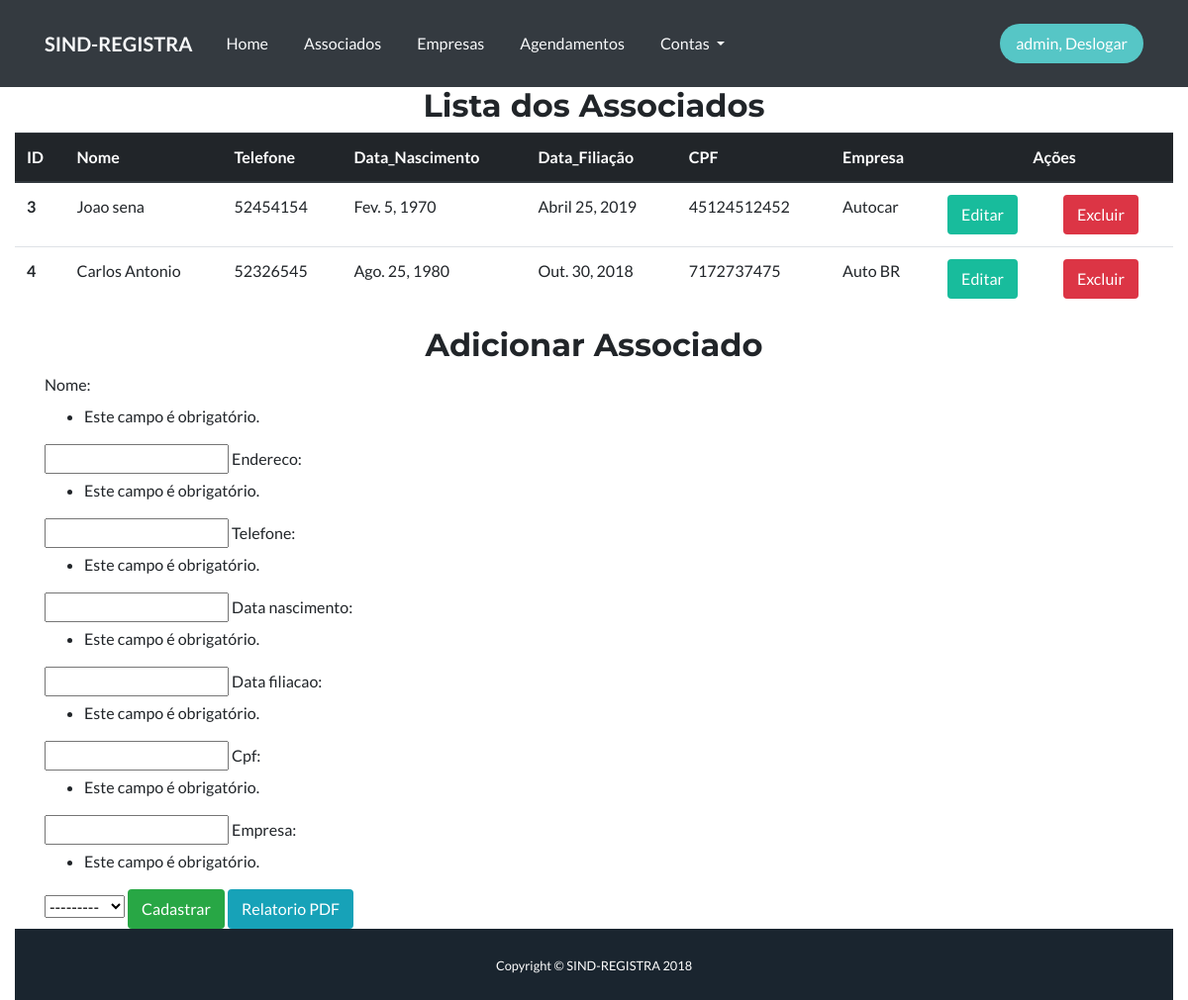
The page /associados/ (signed in) on the database as committed earlier.
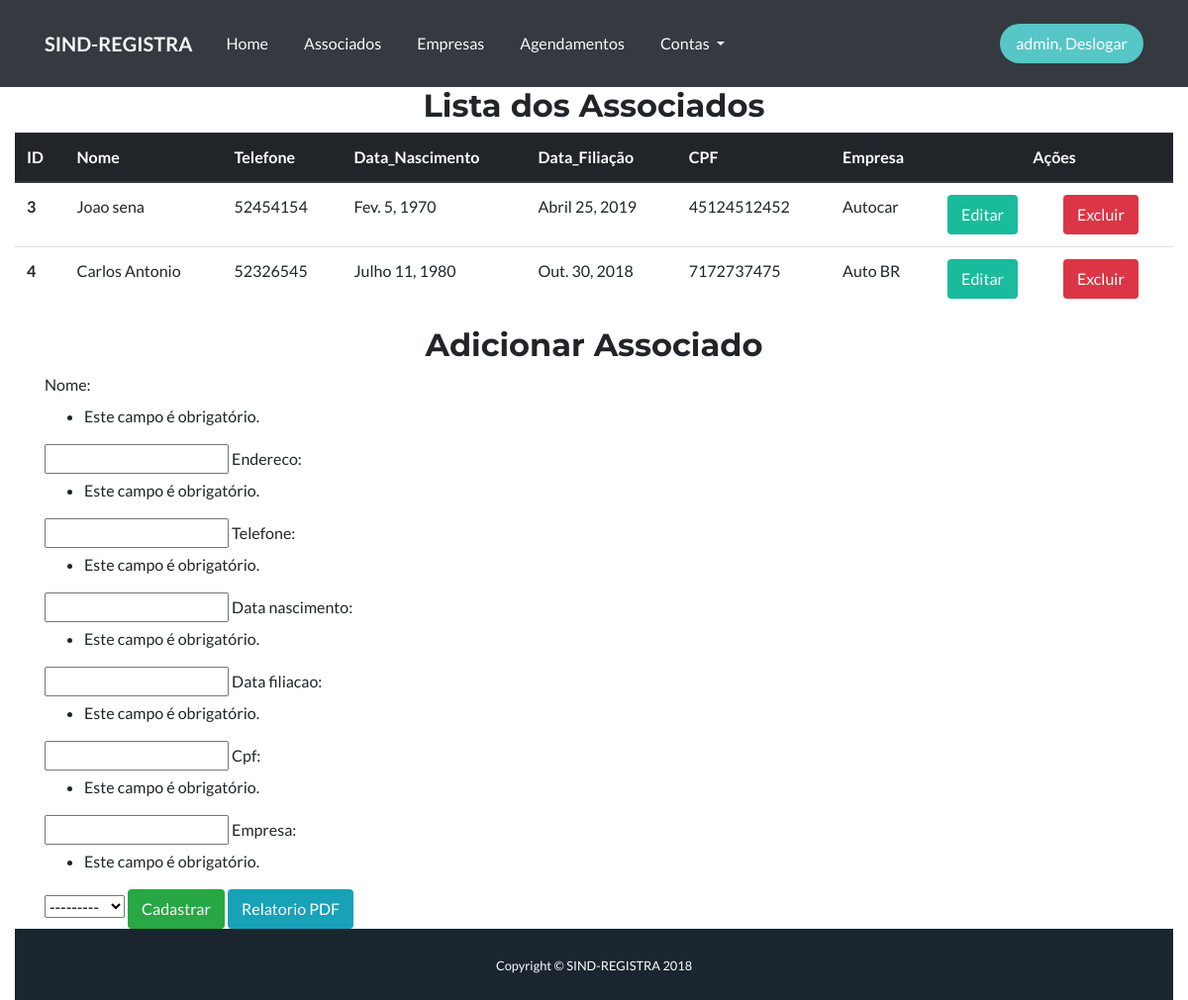
The same page on the database as committed later.
### core/models.py (models this page shows, shortened)
class Associado(models.Model):
    nome = models.CharField(max_length=100)
    endereco = models.CharField(max_length=100)
    telefone = models.CharField(max_length=12)
    data_nascimento = models.DateField()
    data_filiacao = models.DateField()
    cpf = models.CharField(max_length=15)
    empresa = models.ForeignKey(Empresa, on_delete=models.CASCADE)

class Empresa(models.Model):
    nome = models.CharField(max_length=100)
    endereco= models.CharField(max_length=100)
    telefone = models.CharField(max_length=12)
    cnpj = models.CharField(max_length=15)
    email = models.CharField(max_length=30)
    def __str__(self):
        return self.nome

### core/views.py (the view)
# urls.py: path('associados/',lista_associados, name = 'core_lista_associados'),
@login_required
def lista_associados(request):
    associados = Associado.objects.all()
    form = AssociadoForm(request.POST)
    return render(request, 'core/lista_associados.html', {'associados': associados, 'form': form})

### core/forms.py
class AssociadoForm(ModelForm):
  class Meta:
    model = Associado
    fields = "__all__"

### core/templates/core/lista_associados.html (shortened to what this page needs)
{% extends 'base.html' %}
{% load bootstrap %}
{% block conteudo %}
        <div class="col-md-auto">
         <div class="table-responsive">
                        <table class="table">
                                        <h2 class="text-center">Lista dos Associados</h2>
                                 <thead class="thead-dark">
                                         <tr>
                                            <th scope="col">ID</th>
                                            <th scope="col">Nome</th>
                                            <th scope="col">Telefone</th>
                                            <th scope="col">Data_Nascimento</th>
                                          <th scope="col">Data_Filiação</th>
                                            <th scope="col">CPF</th>
                                            <th scope="col">Empresa</th>
                                            <th colspan = '2' style="text-align:center" scope="col">Ações</th>
                                          </tr>
                                 </thead>
                                        <tbody>
                                                {% for associado in associados %}
                                          <tr>
                                            <th scope="row">{{associado.id}}</th>
                                            <td>{{associado.nome}}</td>
                                            <td>{{associado.telefone}}</td>
                                            <td>{{associado.data_nascimento}}</td>
                                            <td>{{associado.data_filiacao}}</td>
                                            <td>{{associado.cpf}}</td>
                                            <td>{{associado.empresa}}</td>
                                            <td><a href="{% url 'core_associado_update' associado.id %}" class="btn btn-primary">Editar</td>
                                            <td><a href="{% url 'core_associado_delete' associado.id %}" class="btn btn-danger">Excluir</td>
                                          </tr>
                                            {% endfor %}
                                        </tbody>
                          </table>
                          <div class="container">
                          <div class="row justify-content-md-center">
                <div class="col-md-auto">
                        <h2 class="text-center">Adicionar Associado</h2>
                </div>
</div>
                     <form action="{% url 'core_associado_novo' %}" method="POST">
                          {{form|bootstrap }}
                         <button type="submit" class="btn btn-success">Cadastrar</button>
                         <a class="btn btn-info" href="{% url 'relatorio_associados' %}">Relatorio PDF</a>
          </form>
        </div>
<!DOCTYPE html>
<html lang="pt-br">
<head>
</head>
<body>
             </div>
          </body>
          {% endblock conteudo %}

Rows that differ between the two databases and show on the page:
changed Associado "Carlos Antonio": data_nascimento "Ago. 25, 1980" → "Julho 11, 1980"
